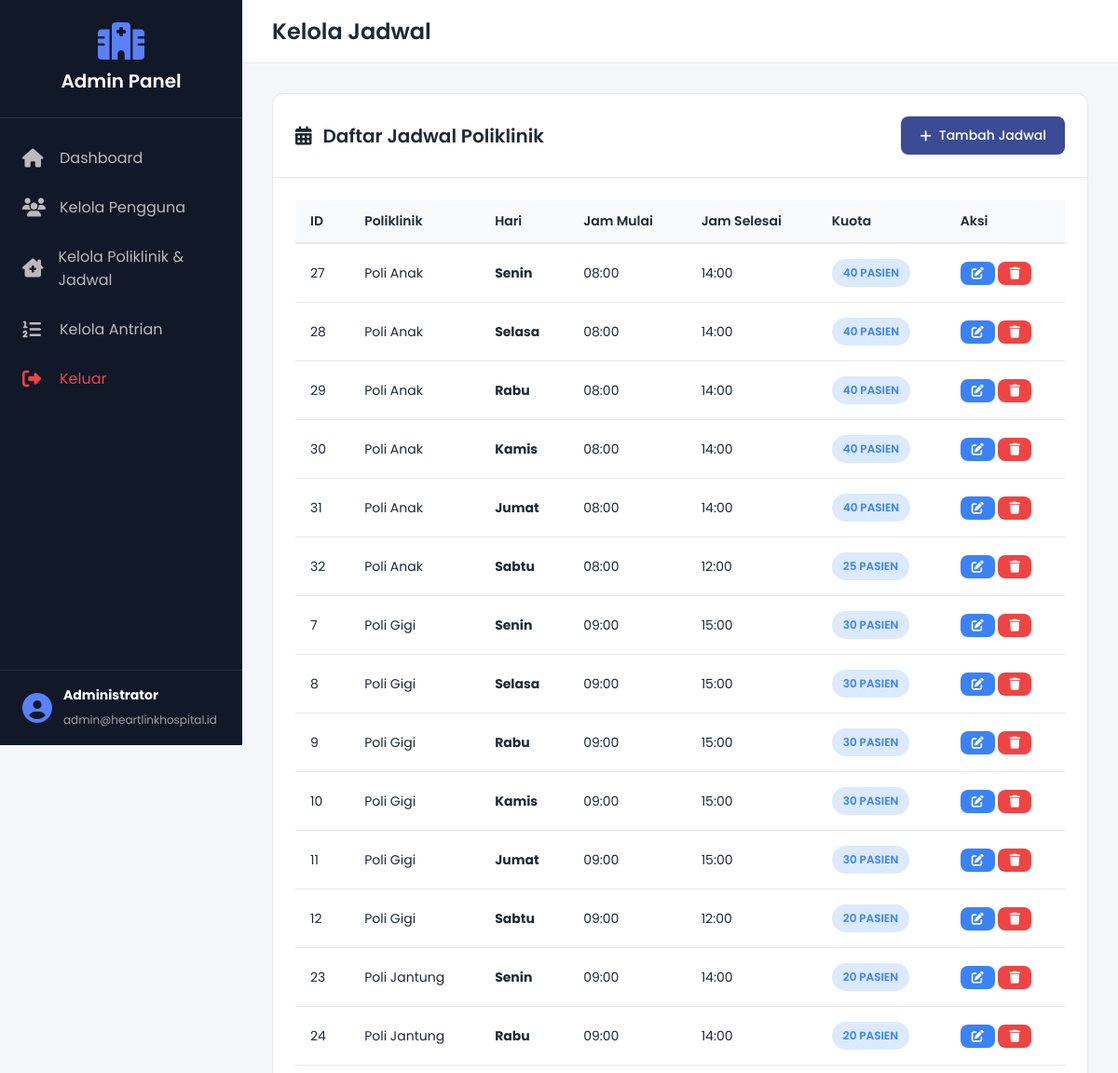
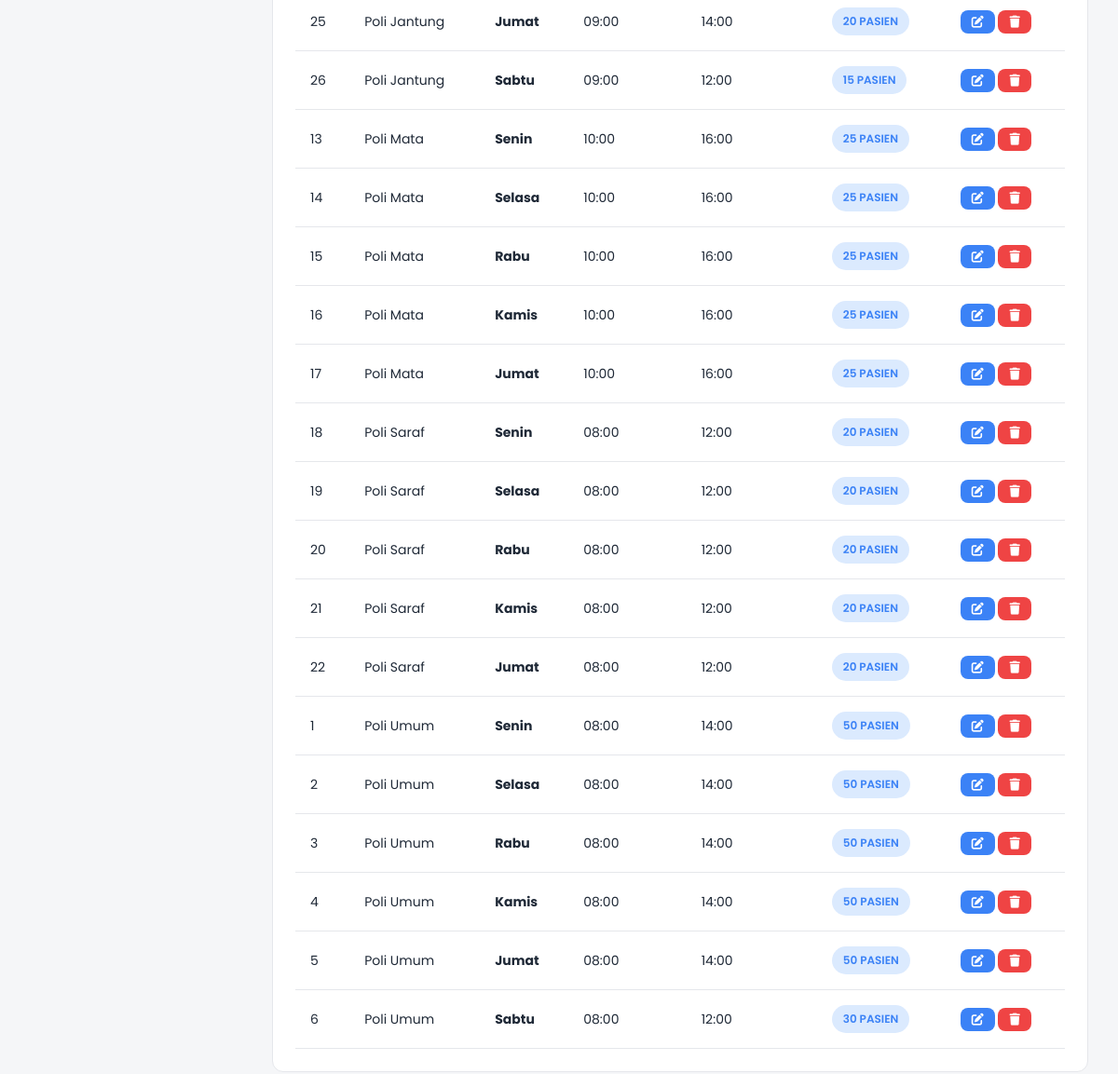
The app's page /admin-panel/pages/schedules.php (signed in) with its own data (2 pictures, top to bottom).
### tables this page shows
CREATE TABLE `polyclinic_schedules` (
  `id` int(11) NOT NULL,
  `polyclinic_id` int(11) NOT NULL,
  `day_of_week` enum('Senin','Selasa','Rabu','Kamis','Jumat','Sabtu','Minggu') NOT NULL,
  `start_time` time NOT NULL,
  `end_time` time NOT NULL,
  `quota` int(11) DEFAULT 50
);

CREATE TABLE `polyclinics` (
  `id` int(11) NOT NULL,
  `name` varchar(100) NOT NULL
);

### admin-panel/pages/schedules.php (the view, shortened to what this page needs)
<?php
require_once '../../config/connection.php';
$schedules = $db->query("
    SELECT ps.*, p.name as polyclinic_name
    FROM polyclinic_schedules ps
    JOIN polyclinics p ON ps.polyclinic_id = p.id
    ORDER BY p.name,
    FIELD(ps.day_of_week, 'Senin', 'Selasa', 'Rabu', 'Kamis', 'Jumat', 'Sabtu', 'Minggu')
");
include '../includes/header.php';
include '../includes/sidebar.php';
?>
<div class="card">
    <div class="card-header">
        <h2><i class="fas fa-calendar-alt"></i> Daftar Jadwal Poliklinik</h2>
        <button class="btn btn-primary" onclick="openModal('addModal')">
            <i class="fas fa-plus"></i> Tambah Jadwal
        </button>
    </div>
    <div class="card-body">
        <div class="table-responsive">
            <table class="table">
                <thead>
                    <tr>
                        <th>ID</th>
                        <th>Poliklinik</th>
                        <th>Hari</th>
                        <th>Jam Mulai</th>
                        <th>Jam Selesai</th>
                        <th>Kuota</th>
                        <th>Aksi</th>
                    </tr>
                </thead>
                <tbody>
                    <?php while ($schedule = $schedules->fetch_assoc()): ?>
                        <tr>
                            <td><?php echo $schedule['id']; ?></td>
                            <td><?php echo htmlspecialchars($schedule['polyclinic_name']); ?></td>
                            <td><strong><?php echo htmlspecialchars($schedule['day_of_week']); ?></strong></td>
                            <td><?php echo date('H:i', strtotime($schedule['start_time'])); ?></td>
                            <td><?php echo date('H:i', strtotime($schedule['end_time'])); ?></td>
                            <td>
                                <span class="badge badge-info">
                                    <?php echo $schedule['quota']; ?> pasien
                                </span>
                            </td>
                            <td>
                                <button class="btn btn-sm btn-info" onclick='editSchedule(<?php echo json_encode($schedule); ?>)'>
                                    <i class="fas fa-edit"></i>
                                </button>
                                <button class="btn btn-sm btn-danger" onclick="deleteSchedule(<?php echo $schedule['id']; ?>)">
                                    <i class="fas fa-trash"></i>
                                </button>
                            </td>
                        </tr>
                    <?php endwhile; ?>
                </tbody>
            </table>
        </div>
    </div>
</div>
<?php include '../includes/footer.php'; ?>

### admin-panel/css/admin.css (style rules this page uses)
:root { --primary: #3B4C94; --primary-dark: #2D3A70; --secondary: #5A81FA; --success: #10B981; --warning: #F59E0B; --danger: #EF4444; --info: #3B82F6; --dark: #1F2937; --light: #F9FAFB; --white: #FFFFFF; --gray: #6B7280; --border: #E5E7EB; }
* { margin: 0; padding: 0; box-sizing: border-box; }
body { font-family: 'Poppins', sans-serif; background-color: #F5F6F8; color: var(--dark); }
.card { background: var(--white); border-radius: 0.75rem; border: 1px solid var(--border); margin-bottom: 1.5rem; }
.card-header { padding: 1.5rem; border-bottom: 1px solid var(--border); display: flex; align-items: center; justify-content: space-between; }
.card-header h2 { font-size: 1.25rem; font-weight: 600; color: var(--dark); display: flex; align-items: center; gap: 0.75rem; }
.card-body { padding: 1.5rem; }
.table-responsive { overflow-x: auto; }
.table { width: 100%; border-collapse: collapse; }
.table thead th { background: var(--light); padding: 0.75rem 1rem; text-align: left; font-weight: 600; font-size: 0.875rem; color: var(--dark); border-bottom: 2px solid var(--border); }
.table tbody td { padding: 1rem; border-bottom: 1px solid var(--border); font-size: 0.875rem; }
.btn { display: inline-flex; align-items: center; gap: 0.5rem; padding: 0.625rem 1.25rem; border: none; border-radius: 0.5rem; font-family: 'Poppins', sans-serif; font-size: 0.875rem; font-weight: 500; cursor: pointer; transition: background-color 0.2s ease, color 0.2s ease, border-color 0.2s ease; text-decoration: none; }
.btn-primary { background: var(--primary); color: var(--white); }
.btn-info { background: var(--info); color: var(--white); }
.btn-danger { background: var(--danger); color: var(--white); }
.btn-sm { padding: 0.375rem 0.75rem; font-size: 0.8125rem; }
.badge { display: inline-block; padding: 0.375rem 0.75rem; border-radius: 9999px; font-size: 0.75rem; font-weight: 600; text-transform: uppercase; }
.badge-info { background: #DBEAFE; color: var(--info); }

### records on screen
polyclinic_schedules: id "27", polyclinic.name "Poli Anak", day_of_week "Senin", start_time "08:00", end_time "14:00", quota "40"
polyclinic_schedules: id "28", polyclinic.name "Poli Anak", day_of_week "Selasa", start_time "08:00", end_time "14:00", quota "40"
polyclinic_schedules: id "29", polyclinic.name "Poli Anak", day_of_week "Rabu", start_time "08:00", end_time "14:00", quota "40"
polyclinic_schedules: id "30", polyclinic.name "Poli Anak", day_of_week "Kamis", start_time "08:00", end_time "14:00", quota "40"
polyclinic_schedules: id "31", polyclinic.name "Poli Anak", day_of_week "Jumat", start_time "08:00", end_time "14:00", quota "40"
polyclinic_schedules: id "32", polyclinic.name "Poli Anak", day_of_week "Sabtu", start_time "08:00", end_time "12:00", quota "25"
polyclinic_schedules: id "7", polyclinic.name "Poli Gigi", day_of_week "Senin", start_time "09:00", end_time "15:00", quota "30"
polyclinic_schedules: id "8", polyclinic.name "Poli Gigi", day_of_week "Selasa", start_time "09:00", end_time "15:00", quota "30"
polyclinic_schedules: id "9", polyclinic.name "Poli Gigi", day_of_week "Rabu", start_time "09:00", end_time "15:00", quota "30"
polyclinic_schedules: id "10", polyclinic.name "Poli Gigi", day_of_week "Kamis", start_time "09:00", end_time "15:00", quota "30"
polyclinic_schedules: id "11", polyclinic.name "Poli Gigi", day_of_week "Jumat", start_time "09:00", end_time "15:00", quota "30"
polyclinic_schedules: id "12", polyclinic.name "Poli Gigi", day_of_week "Sabtu", start_time "09:00", end_time "12:00", quota "20"
polyclinic_schedules: id "23", polyclinic.name "Poli Jantung", day_of_week "Senin", start_time "09:00", end_time "14:00", quota "20"
polyclinic_schedules: id "24", polyclinic.name "Poli Jantung", day_of_week "Rabu", start_time "09:00", end_time "14:00", quota "20"
polyclinic_schedules: id "25", polyclinic.name "Poli Jantung", day_of_week "Jumat", start_time "09:00", end_time "14:00", quota "20"
polyclinic_schedules: id "26", polyclinic.name "Poli Jantung", day_of_week "Sabtu", start_time "09:00", end_time "12:00", quota "15"
polyclinic_schedules: id "13", polyclinic.name "Poli Mata", day_of_week "Senin", start_time "10:00", end_time "16:00", quota "25"
polyclinic_schedules: id "14", polyclinic.name "Poli Mata", day_of_week "Selasa", start_time "10:00", end_time "16:00", quota "25"
polyclinic_schedules: id "15", polyclinic.name "Poli Mata", day_of_week "Rabu", start_time "10:00", end_time "16:00", quota "25"
polyclinic_schedules: id "16", polyclinic.name "Poli Mata", day_of_week "Kamis", start_time "10:00", end_time "16:00", quota "25"
polyclinic_schedules: id "17", polyclinic.name "Poli Mata", day_of_week "Jumat", start_time "10:00", end_time "16:00", quota "25"
polyclinic_schedules: id "18", polyclinic.name "Poli Saraf", day_of_week "Senin", start_time "08:00", end_time "12:00", quota "20"
polyclinic_schedules: id "19", polyclinic.name "Poli Saraf", day_of_week "Selasa", start_time "08:00", end_time "12:00", quota "20"
polyclinic_schedules: id "20", polyclinic.name "Poli Saraf", day_of_week "Rabu", start_time "08:00", end_time "12:00", quota "20"
polyclinic_schedules: id "21", polyclinic.name "Poli Saraf", day_of_week "Kamis", start_time "08:00", end_time "12:00", quota "20"
polyclinic_schedules: id "22", polyclinic.name "Poli Saraf", day_of_week "Jumat", start_time "08:00", end_time "12:00", quota "20"
polyclinic_schedules: id "1", polyclinic.name "Poli Umum", day_of_week "Senin", start_time "08:00", end_time "14:00", quota "50"
polyclinic_schedules: id "2", polyclinic.name "Poli Umum", day_of_week "Selasa", start_time "08:00", end_time "14:00", quota "50"
polyclinic_schedules: id "3", polyclinic.name "Poli Umum", day_of_week "Rabu", start_time "08:00", end_time "14:00", quota "50"
polyclinic_schedules: id "4", polyclinic.name "Poli Umum", day_of_week "Kamis", start_time "08:00", end_time "14:00", quota "50"
polyclinic_schedules: id "5", polyclinic.name "Poli Umum", day_of_week "Jumat", start_time "08:00", end_time "14:00", quota "50"
polyclinic_schedules: id "6", polyclinic.name "Poli Umum", day_of_week "Sabtu", start_time "08:00", end_time "12:00", quota "30"

### other values on screen
$_SESSION['user_name'] "Administrator"
$_SESSION['email'] "admin@heartlinkhospital.id"
$page_title "Kelola Jadwal"
